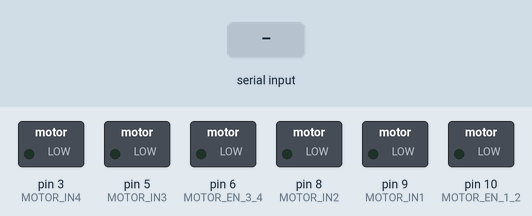
The sketch below on a simulated Arduino Uno, built with avr-gcc and run on an emulated ATmega328P. Parts: switched loads named in the sketch (green lamp = pin HIGH). The inputs (shaded band) are chosen by the test bench.

Above: at 1.2 s.
1.3 s: "1" received over Serial
At 2.5 s:
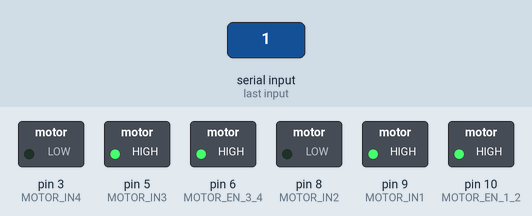
2.8 s: "2" received over Serial
At 3.7 s:
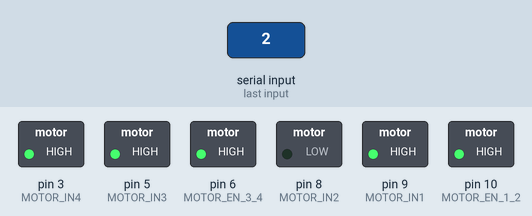
4.3 s: "3" received over Serial
At 4.8 s:
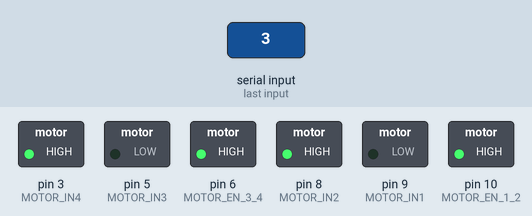
5.8 s: "4" received over Serial
At 7.0 s:
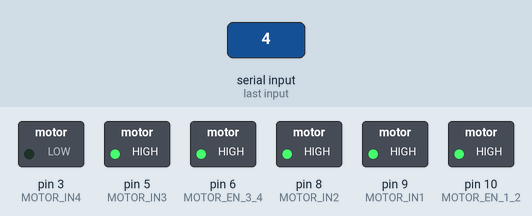
7.3 s: "5" received over Serial
At 8.3 s:
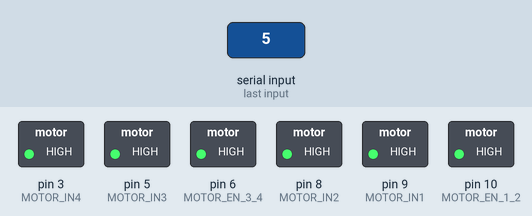
Timing chart, 0 to 9.8 s (numbered marks = the images above; inputs shaded):
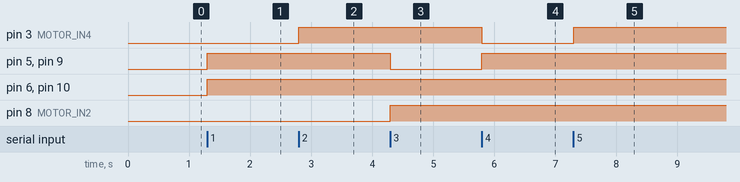

Measured:
- after the input at 1.3 s, pin 5 (MOTOR_IN3), pin 6 (MOTOR_EN_3_4), pin 9 (MOTOR_IN1), pin 10 (MOTOR_EN_1_2): LOW → HIGH at once
- after the input at 2.8 s, pin 3 (MOTOR_IN4): LOW → HIGH at once
- after the input at 4.3 s, pin 5 (MOTOR_IN3), pin 9 (MOTOR_IN1): HIGH → LOW at once; pin 8 (MOTOR_IN2): LOW → HIGH at once
- after the input at 5.8 s, pin 3 (MOTOR_IN4): HIGH → LOW at once; pin 5 (MOTOR_IN3), pin 9 (MOTOR_IN1): LOW → HIGH at once
- after the input at 7.3 s, pin 3 (MOTOR_IN4): LOW → HIGH at once

The sketch:

L293D_Serial.ino
```cpp
#define MOTOR_EN_1_2  10
#define MOTOR_IN1     9
#define MOTOR_IN2     8

#define MOTOR_EN_3_4  6
#define MOTOR_IN3     5
#define MOTOR_IN4     3

#define slow 64
#define normal 128
#define fast 255

int Speed;

void forward(int motor){
  if(motor == 1) {
    analogWrite(MOTOR_EN_1_2, Speed);
    digitalWrite(MOTOR_IN1, HIGH);
    digitalWrite(MOTOR_IN2, LOW);
  } else {
    analogWrite(MOTOR_EN_3_4, Speed);
    digitalWrite(MOTOR_IN3, HIGH);
    digitalWrite(MOTOR_IN4, LOW);
  }
}

void backward(int motor){
  if(motor == 1) {
    analogWrite(MOTOR_EN_1_2, Speed);
    digitalWrite(MOTOR_IN1, LOW);
    digitalWrite(MOTOR_IN2, HIGH);
  } else {
    analogWrite(MOTOR_EN_3_4, Speed);
    digitalWrite(MOTOR_IN3, LOW);
    digitalWrite(MOTOR_IN4, HIGH);
  }

}

void brake(int motor){
 if(motor == 1) {
  digitalWrite(MOTOR_IN1, HIGH);
  digitalWrite(MOTOR_IN2, HIGH);
 } else {
  digitalWrite(MOTOR_IN3, HIGH);
  digitalWrite(MOTOR_IN4, HIGH);
 }
}

void moveForward() {
  forward(1);
  forward(2);
}

void moveBackward() {
  backward(1);
  backward(2);
}

void turnLeft() {
  forward(2);
  brake(1);
}

void turnRight() {
  forward(1);
  brake(2);
}

void stopMoving() {
  brake(1);
  brake(2);
}

void setup() {
  Serial.begin(9600);
  pinMode(MOTOR_EN_1_2, OUTPUT);
  pinMode(MOTOR_IN1, OUTPUT);
  pinMode(MOTOR_IN2, OUTPUT);
  pinMode(MOTOR_EN_3_4, OUTPUT);
  pinMode(MOTOR_IN3, OUTPUT);
  pinMode(MOTOR_IN4, OUTPUT);
}

void loop() {

  Speed=fast; // Normal Speed

  if (Serial.available() > 0) {
    char command = Serial.read();
    switch (command) {
      case '1':
        moveForward();
        break;
      case '2':
        turnRight();
        break;
      case '3':
        moveBackward();
        break;
      case '4':
        turnLeft();
        break;
      case '5':
        stopMoving();
        break;
      default:
        break;
    }
  }

}
```
